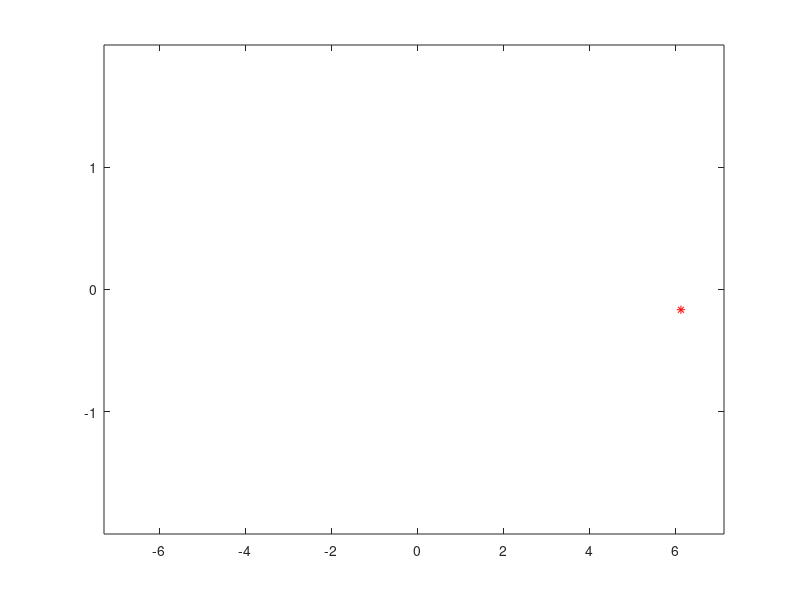

The MATLAB script that drew this image:
% Shows a movie of the sin function
clear
 
x = -2*pi: 1/5 : 2*pi;
y = sin(x);
n = length(x);
 
for i = 1:n
    plot(x(i),y(i),'r*')
    axis([min(x)-1 max(x)+1 min(y)-1 max(y)+1])
    M(i) = getframe;
end
movie(M)
